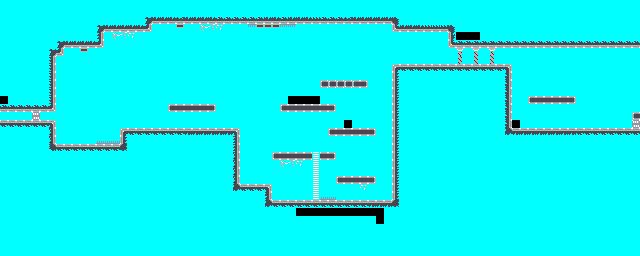

Below is a game level as drawn by its tile map, then a one-line description and the .tmx file that defines it, in full:
An orthogonal 80x32 tile map with 8x8 px tiles, 1 tile layer (Tile Layer 1).

<map version="1.10" tiledversion="1.10.1" orientation="orthogonal" renderorder="right-down" width="80" height="32" tilewidth="8" tileheight="8" infinite="0" nextlayerid="3" nextobjectid="1">
 <tileset firstgid="1" source="layer_3.tsx" />
 <layer id="1" name="Tile Layer 1" width="80" height="32">
  <data encoding="csv">
1,1,1,1,1,1,1,1,1,1,1,1,1,1,1,1,1,1,1,1,1,1,1,1,1,1,1,1,1,1,1,1,1,1,1,1,1,1,1,1,1,1,1,1,1,1,1,1,1,1,1,1,1,1,1,1,1,1,1,1,1,1,1,1,1,1,1,1,1,1,1,1,1,1,1,1,1,1,1,1,
1,1,1,1,1,1,1,1,1,1,1,1,1,1,1,1,1,1,1,1,1,1,1,1,1,1,1,1,1,1,1,1,1,1,1,1,1,1,1,1,1,1,1,1,1,1,1,1,1,1,1,1,1,1,1,1,1,1,1,1,1,1,1,1,1,1,1,1,1,1,1,1,1,1,1,1,1,1,1,1,
1,1,1,1,1,1,1,1,1,1,1,1,1,1,1,1,1,1,9,37,37,37,2684354593,37,37,37,37,3221225479,3221225479,3221225479,3221225479,3221225479,3221225479,37,37,3221225479,37,37,37,1610612744,3221225479,3221225479,3221225479,2684354593,37,37,37,37,37,10,1,1,1,1,1,1,1,1,1,1,1,1,1,1,1,1,1,1,1,1,1,1,1,1,1,1,1,1,1,1,
1,1,1,1,1,1,1,1,1,1,1,1,9,37,37,37,37,37,38,1,1,1,18,1,1,12,13,14,1,1,1,3221225493,18,18,18,3221225493,3221225493,1,1,1,1,1,1,1,1,1,1,1,1,36,37,37,37,1610612744,1610612744,1610612744,10,1,1,1,1,1,1,1,1,1,1,1,1,1,1,1,1,1,1,1,1,1,1,1,
1,1,1,1,1,1,1,1,1,1,1,1,3221225480,1,12,13,14,1,1,1,1,1,1,1,1,1,1,1,1,1,1,1,1,1,1,1,1,1,1,1,1,1,1,1,1,1,1,1,1,1,1,1,1,1,1,1,1610612743,0,0,0,1,1,1,1,1,1,1,1,1,1,1,1,1,1,1,1,1,1,1,1,
1,1,1,1,1,1,1,9,37,37,37,37,38,1,1,1,1,1,1,1,1,1,1,1,1,1,1,1,1,1,1,1,1,1,1,1,1,1,1,1,1,1,1,1,1,1,1,1,1,1,1,1,1,1,1,1,36,3221225479,3221225479,3221225479,3221225479,3221225479,3221225479,3221225479,3221225479,3221225479,3221225479,3221225479,3221225479,3221225479,3221225479,3221225479,3221225479,3221225479,3221225479,3221225479,3221225479,3221225479,3221225479,3221225479,
1,1,1,1,1,1,9,38,1,1,18,1,1,1,1,1,1,1,1,1,1,1,1,1,1,1,1,1,1,1,1,1,1,1,1,1,1,1,1,1,1,1,1,1,1,1,1,1,1,1,1,1,1,1,1,1,1,2684354595,1,2684354589,1,2684354591,1,1,1,1,1,1,1,1,1,1,1,1,1,1,1,1,1,1,
1,1,1,1,1,1,2147483656,1,1,1,1,1,1,1,1,1,1,1,1,1,1,1,1,1,1,1,1,1,1,1,1,1,1,1,1,1,1,1,1,1,1,1,1,1,1,1,1,1,1,1,1,1,1,1,1,1,1,2684354601,1,2684354590,1,2684354592,1,1,1,1,1,1,1,1,1,1,1,1,1,1,1,1,1,1,
1,1,1,1,1,1,2147483656,1,1,1,1,1,1,1,1,1,1,1,1,1,1,1,1,1,1,1,1,1,1,1,1,1,1,1,1,1,1,1,1,1,1,1,1,1,1,1,1,1,1,6,7,7,7,7,7,7,7,7,7,7,7,7,7,1610612774,1,1,1,1,1,1,1,1,1,1,1,1,1,1,1,1,
1,1,1,1,1,1,2147483656,1,1,1,1,1,1,1,1,1,1,1,1,1,1,1,1,1,1,1,1,1,1,1,1,1,1,1,1,1,1,1,1,1,1,1,1,1,1,1,1,1,1,8,1,1,1,1,1,1,1,1,1,1,1,1,1,1610612773,1,1,1,1,1,1,1,1,1,1,1,1,1,1,1,1,
1,1,1,1,1,1,2147483656,1,1,1,1,1,1,1,1,1,1,1,1,1,1,1,1,1,1,1,1,1,1,1,1,1,1,1,1,1,1,1,1,1,3,3,3,3,3,22,1,1,1,8,1,1,1,1,1,1,1,1,1,1,1,1,1,1610612773,1,1,1,1,1,1,1,1,1,1,1,1,1,1,1,1,
1,1,1,1,1,1,2147483656,1,1,1,1,1,1,1,1,1,1,1,1,1,1,1,1,1,1,1,1,1,1,1,1,1,1,1,1,1,1,1,1,1,1,1,1,1,1,1,1,1,1,8,1,1,1,1,1,1,1,1,1,1,1,1,1,1610612773,1,1,1,1,1,1,1,1,1,1,1,1,1,1,1,1,
0,1,1,1,1,1,2147483656,1,1,1,1,1,1,1,1,1,1,1,1,1,1,1,1,1,1,1,1,1,1,1,1,1,1,1,1,1,0,0,0,0,1,1,1,1,1,1,1,1,1,8,1,1,1,1,1,1,1,1,1,1,1,1,1,1610612773,1,1,3,4,4,4,4,22,1,1,1,1,1,1,1,1,
3221225479,3221225479,3221225479,3221225479,3221225479,3221225479,38,1,1,1,1,1,1,1,1,1,1,1,1,1,1,3,4,4,4,4,22,1,1,1,1,1,1,1,1,3,4,4,4,4,4,22,1,1,1,1,1,1,1,8,1,1,1,1,1,1,1,1,1,1,1,1,1,1610612773,1,1,1,1,1,1,1,1,1,1,1,1,1,1,1,1,
1,1,1,1,5,1,1,1,1,1,1,1,1,1,1,1,1,1,1,1,1,1,1,1,1,1,1,1,1,1,1,1,1,1,1,1,1,1,1,1,1,1,1,1,1,1,1,1,1,8,1,1,1,1,1,1,1,1,1,1,1,1,1,1610612773,1,1,1,1,1,1,1,1,1,1,1,1,1,1,1,3,
7,7,7,7,7,7,27,1,1,1,1,1,1,1,1,1,1,1,1,1,1,1,1,1,1,1,1,1,1,1,1,1,1,1,1,1,1,1,1,1,1,1,1,0,1,1,1,1,1,8,1,1,1,1,1,1,1,1,1,1,1,1,1,1610612773,0,1,1,1,1,1,1,1,1,1,1,1,1,1,1,5,
1,1,1,1,1,1,33,1,1,1,1,1,1,1,1,6,7,7,7,7,7,7,7,3221225509,3221225509,3221225509,3221225509,3221225509,3221225509,536870948,1,1,1,1,1,1,1,1,1,1,1,3,4,4,4,4,22,1,1,8,1,1,1,1,1,1,1,1,1,1,1,1,1,16,3221225509,3221225509,3221225509,3221225509,3221225509,3221225509,3221225509,3221225509,7,7,7,7,7,7,7,7,
1,1,1,1,1,1,33,1,1,1,1,1,21,21,21,8,1,1,1,1,1,1,1,1,1,1,1,1,1,3221225480,1,1,1,1,1,1,1,1,1,1,1,1,1,1,1,1,1,1,1,8,1,1,1,1,1,1,1,1,1,1,1,1,1,1,1,1,1,1,1,1,1,1,1,1,1,1,1,1,1,1,
1,1,1,1,1,1,3221225482,7,7,7,7,7,7,7,7,17,1,1,1,1,1,1,1,1,1,1,1,1,1,3221225480,1,1,1,1,1,1,1,1,1,1,1,1,1,1,1,1,1,1,1,8,1,1,1,1,1,1,1,1,1,1,1,1,1,1,1,1,1,1,1,1,1,1,1,1,1,1,1,1,1,1,
1,1,1,1,1,1,1,1,1,1,1,1,1,1,1,1,1,1,1,1,1,1,1,1,1,1,1,1,1,33,1,1,1,1,3,4,4,4,4,11,4,22,1,1,1,1,1,1,1,8,1,1,1,1,1,1,1,1,1,1,1,1,1,1,1,1,1,1,1,1,1,1,1,1,1,1,1,1,1,1,
1,1,1,1,1,1,1,1,1,1,1,1,1,1,1,1,1,1,1,1,1,1,1,1,1,1,1,1,1,33,1,1,1,1,1,12,13,14,1,11,1,1,1,1,1,1,1,1,1,8,1,1,1,1,1,1,1,1,1,1,1,1,1,1,1,1,1,1,1,1,1,1,1,1,1,1,1,1,1,1,
1,1,1,1,1,1,1,1,1,1,1,1,1,1,1,1,1,1,1,1,1,1,1,1,1,1,1,1,1,33,1,1,1,1,1,1,1,1,1,11,1,1,1,1,1,1,1,1,1,8,1,1,1,1,1,1,1,1,1,1,1,1,1,1,1,1,1,1,1,1,1,1,1,1,1,1,1,1,1,1,
1,1,1,1,1,1,1,1,1,1,1,1,1,1,1,1,1,1,1,1,1,1,1,1,1,1,1,1,1,33,1,1,1,1,1,1,1,1,1,11,1,1,3,4,4,4,22,1,1,8,1,1,1,1,1,1,1,1,1,1,1,1,1,1,1,1,1,1,1,1,1,1,1,1,1,1,1,1,1,1,
1,1,1,1,1,1,1,1,1,1,1,1,1,1,1,1,1,1,1,1,1,1,1,1,1,1,1,1,1,16,7,7,7,1610612774,1,1,1,1,1,11,1,1,1,1,1,14,1,1,1,8,1,1,1,1,1,1,1,1,1,1,1,1,1,1,1,1,1,1,1,1,1,1,1,1,1,1,1,1,1,1,
1,1,1,1,1,1,1,1,1,1,1,1,1,1,1,1,1,1,1,1,1,1,1,1,1,1,1,1,1,1,1,1,1,536870949,1,1,1,1,1,11,21,21,1,1,1,1,1,1,1,8,1,1,1,1,1,1,1,1,1,1,1,1,1,1,1,1,1,1,1,1,1,1,1,1,1,1,1,1,1,1,
1,1,1,1,1,1,1,1,1,1,1,1,1,1,1,1,1,1,1,1,1,1,1,1,1,1,1,1,1,1,1,1,1,16,7,7,7,7,7,7,7,7,7,7,7,7,3221225509,3221225509,3221225509,17,1,1,1,1,1,1,1,1,1,1,1,1,1,1,1,1,1,1,1,1,1,1,1,1,1,1,1,1,1,1,
1,1,1,1,1,1,1,1,1,1,1,1,1,1,1,1,1,1,1,1,1,1,1,1,1,1,1,1,1,1,1,1,1,1,1,1,1,0,0,0,0,0,0,0,0,0,0,0,1,1,1,1,1,1,1,1,1,1,1,1,1,1,1,1,1,1,1,1,1,1,1,1,1,1,1,1,1,1,1,1,
1,1,1,1,1,1,1,1,1,1,1,1,1,1,1,1,1,1,1,1,1,1,1,1,1,1,1,1,1,1,1,1,1,1,1,1,1,1,1,1,1,1,1,1,1,1,1,0,1,1,1,1,1,1,1,1,1,1,1,1,1,1,1,1,1,1,1,1,1,1,1,1,1,1,1,1,1,1,1,1,
1,1,1,1,1,1,1,1,1,1,1,1,1,1,1,1,1,1,1,1,1,1,1,1,1,1,1,1,1,1,1,1,1,1,1,1,1,1,1,1,1,1,1,1,1,1,1,1,1,1,1,1,1,1,1,1,1,1,1,1,1,1,1,1,1,1,1,1,1,1,1,1,1,1,1,1,1,1,1,1,
1,1,1,1,1,1,1,1,1,1,1,1,1,1,1,1,1,1,1,1,1,1,1,1,1,1,1,1,1,1,1,1,1,1,1,1,1,1,1,1,1,1,1,1,1,1,1,1,1,1,1,1,1,1,1,1,1,1,1,1,1,1,1,1,1,1,1,1,1,1,1,1,1,1,1,1,1,1,1,1,
1,1,1,1,1,1,1,1,1,1,1,1,1,1,1,1,1,1,1,1,1,1,1,1,1,1,1,1,1,1,1,1,1,1,1,1,1,1,1,1,1,1,1,1,1,1,1,1,1,1,1,1,1,1,1,1,1,1,1,1,1,1,1,1,1,1,1,1,1,1,1,1,1,1,1,1,1,1,1,1,
1,1,1,1,1,1,1,1,1,1,1,1,1,1,1,1,1,1,1,1,1,1,1,1,1,1,1,1,1,1,1,1,1,1,1,1,1,1,1,1,1,1,1,1,1,1,1,1,1,1,1,1,1,1,1,1,1,1,1,1,1,1,1,1,1,1,1,1,1,1,1,1,1,1,1,1,1,1,1,1
</data>
 </layer>
 <imagelayer id="2" name="Image Layer 1" offsetx="48" offsety="0" />
</map>